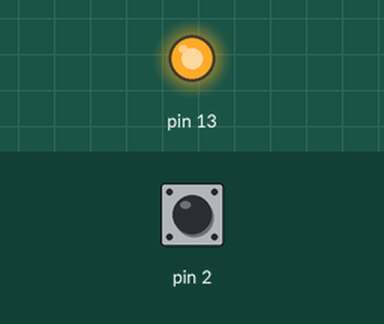
This sketch was run on a simulated Arduino Uno, built with avr-gcc and run on an emulated ATmega328P. On the bench: output pins drawn as LEDs (lit = HIGH). Dashed ring = blinking. The test bench sets the inputs (shaded band); at power-on: pin 2 HIGH. What the sketch prints to the serial monitor is not drawn.

Above: at 1.2 s.
1.3 s: pin 2 pulled LOW for 0.15 s
At 1.37 s:
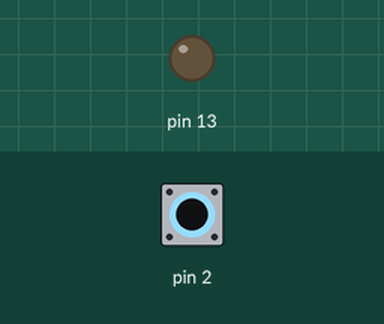
2.9 s: pin 2 pulled LOW for 3.2 s
At 7.3 s:
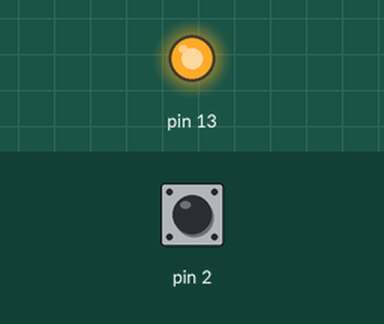
7.6 s: pin 2 pulsed LOW 2 times (0.12 s each, 0.3 s apart)
At 7.81 s:
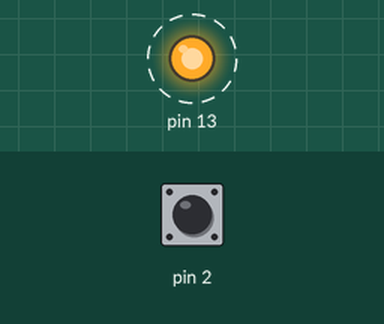
Timing chart, 0 to 10.6 s (numbered marks = the images above; inputs shaded):
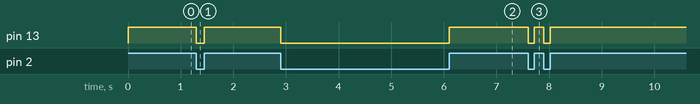

Measured:
- after the input at 1.3 s, pin 13: HIGH → LOW at once, → HIGH 0.15 s later
- after the input at 2.9 s, pin 13: HIGH → LOW at once, → HIGH 3.2 s later
- after the input at 7.6 s, pin 13: alternates HIGH for 0.18 s and LOW for 0.12 s, 4 changes in all, then stays HIGH, starting at once

The sketch:

arduino_time-delta.ino
```cpp
unsigned long startTime;

void setup() {
    Serial.begin(9600);

    pinMode(13, OUTPUT);
    pinMode(2, INPUT_PULLUP);

    Serial.println ("Waiting..");
}

unsigned long elapsed;
char c = 'A';
void loop() {
    if (digitalRead(2) == HIGH) {
        Serial.print("X=");
        digitalWrite(13, HIGH);
        startTime = millis(); // reset timer
        while (digitalRead(2) == HIGH);
        digitalWrite(13, LOW);
        elapsed = millis() - startTime;
        Serial.print("A=");
        Serial.println(elapsed);
    }
}
```
